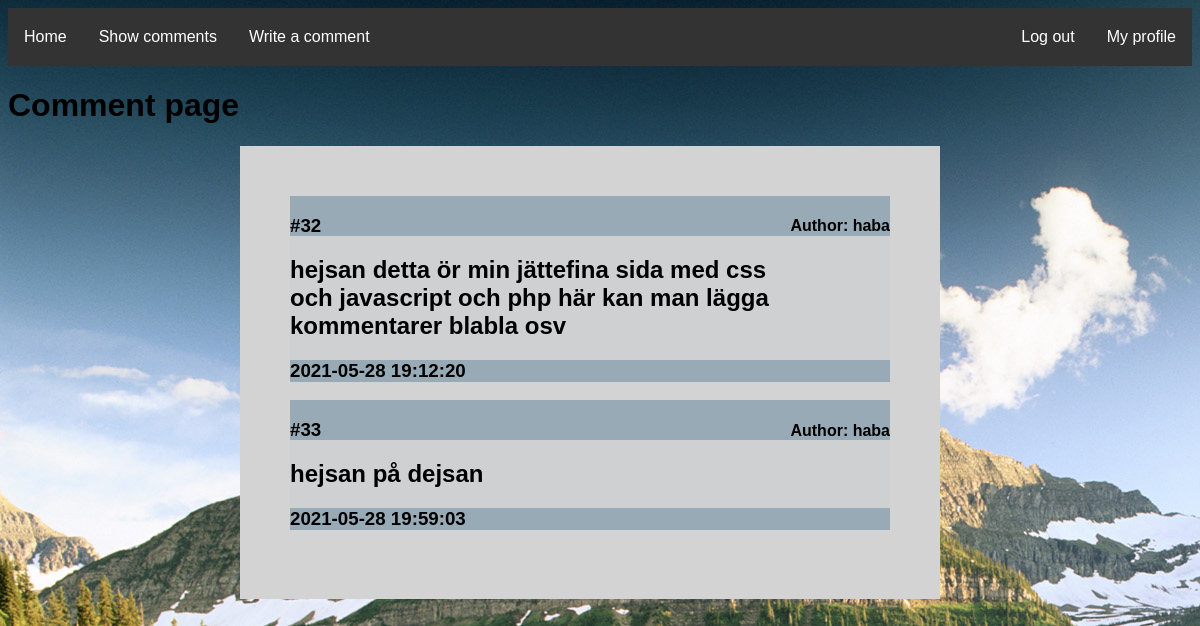
The app's page /comments.php (signed in) with its own data.
### tables this page shows
CREATE TABLE "Comments" (
	"commentID"	INTEGER,
	"userId"	INTEGER,
	"comment"	TEXT,
	"date"	TEXT,
	PRIMARY KEY("commentID" AUTOINCREMENT)
);

CREATE TABLE "User" (
	"userId"	INTEGER,
	"username"	TEXT,
	"email"	TEXT,
	"passwordhash"	TEXT,
	"salt"	TEXT,
	PRIMARY KEY("userId" AUTOINCREMENT)
);

### db/Comments/dbComments.php (the view, shortened to what this page needs)
<?php
function FindUsernameFromComments($userId) {
    $db = new SQLite3("db/labb2db.db");
    $sql = "SELECT * FROM 'User' WHERE userId = :userId";
    $stmt = $db->prepare($sql);
    $stmt->bindParam(':userId', $userId, SQLITE3_TEXT);
    $result = $stmt->execute();
    $row = $result->fetchArray();
    return $row['username'];
}
function Show(){
$db = new SQLite3("db/labb2db.db");
$result = $db->query("SELECT comment, commentID, userId, date FROM 'Comments' ORDER BY commentID");
echo "<div class='formDiv' id='commentPageDiv'>";
while ($row = $result->fetchArray())
{
    echo "<div class='commentBox'>
    <div class='commentTop'>
    <h3 id='idNum'> #" . $row['commentID'] . "</h3> <h4 id='idName'> Author: " . FindUsernameFromComments($row['userId']) . "</h4>
    </div>
    <div class='commentMid'>
    <h2>" . $row['comment'] . "</h2>
    </div>
    <div class='commentBottom'>
    <h3>" . $row['date'] . "</h3>
    </div>
    </div>";
}
echo "</div>";
}
?>

### comments.php (shortened to what this page needs)
<!DOCTYPE html>
<html>
<head>
    <link rel="stylesheet" href="./css/style.css">
</head>
<body>
    <?php
include "html/_header.php";
?>
<div class="box" id="boxComment">
    <h1>Comment page </h1>
</div>
<?php
     echo "<div id='center'>";
    include "db/Comments/dbComments.php";
    Show();
    echo "</div>";
    ?>

### html/_header.php (shortened to what this page needs)
<ul>
        <li><a href="index.php">Home</a></li>
        <li><a href="comments.php">Show comments</a></li>
        <li><a href="writeComment.php">Write a comment</a></li>
        <?php
        if(isset($_SESSION['username'])){
            echo "<li style='float: right;'><a href='profile.php'>My profile</a></li>
            <li class='right'><a href='db/Login_Register/logout_process.php'>Log out</a></li>";
        }
        ?>
    </ul>

### css/style.css (style rules this page uses)
body { background: rgb(138, 169, 194); font-family:Arial, Helvetica, sans-serif; background-image: url(../img/1620466604326.jpg); }
*, *::before, *::after { box-sizing: border-box; }
ul { list-style-type: none; margin: 0; padding: 0; overflow: hidden; background-color: #333; }
li { float: left; }
li a { display: block; color: white; text-align: center; padding: 20px 16px; text-decoration: none; }
#idNum { display: inline-block; margin-right: 300px; }
#idName { float: right; }
.commentBox { width: 600px; background-color: rgba(203, 207, 209, 0.658); padding: 0%; }
.commentTop { background-color: rgba(93, 129, 153, 0.479); height: 40px; }
.commentMid { width: 600px; }
.commentBottom { background-color: rgba(93, 129, 153, 0.479); }
#center { position: absolute; left: 20%; }
.right { float: right; }
.formDiv { background-color: lightgray; width: 294px; min-height: 400px; padding: 50px 50px; }
#commentPageDiv { width: 700px; }

### records on screen
comments: commentID "32", userId.username "haba", comment "hejsan detta ör min jättefina sida med css och javascript och php här kan man lägga kommentarer blabla osv", date "2021-05-28 19:12:20"
comments: commentID "33", userId.username "haba", comment "hejsan på dejsan", date "2021-05-28 19:59:03"
